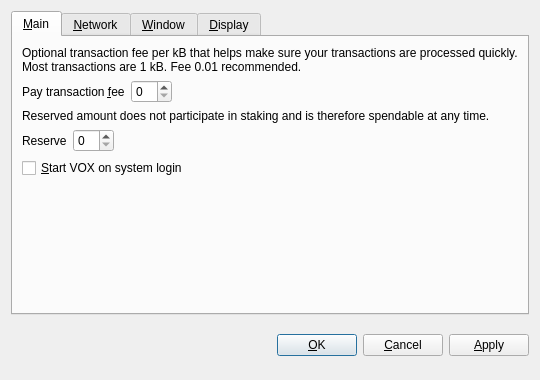
<?xml version="1.0" encoding="UTF-8"?>
<ui version="4.0">
 <class>OptionsDialog</class>
 <widget class="QDialog" name="OptionsDialog">
  <property name="geometry">
   <rect>
    <x>0</x>
    <y>0</y>
    <width>540</width>
    <height>380</height>
   </rect>
  </property>
  <property name="windowTitle">
   <string>Options</string>
  </property>
  <property name="styleSheet">
   <string notr="true">background-image: url(:/images/2s);</string>
  </property>
  <property name="modal">
   <bool>true</bool>
  </property>
  <layout class="QVBoxLayout" name="verticalLayout">
   <item>
    <widget class="QTabWidget" name="tabWidget">
     <property name="tabPosition">
      <enum>QTabWidget::North</enum>
     </property>
     <property name="currentIndex">
      <number>0</number>
     </property>
     <widget class="QWidget" name="tabMain">
      <attribute name="title">
       <string>&amp;Main</string>
      </attribute>
      <layout class="QVBoxLayout" name="verticalLayout_Main">
       <item>
        <widget class="QLabel" name="transactionFeeInfoLabel">
         <property name="text">
          <string>Optional transaction fee per kB that helps make sure your transactions are processed quickly. Most transactions are 1 kB. Fee 0.01 recommended.</string>
         </property>
         <property name="textFormat">
          <enum>Qt::PlainText</enum>
         </property>
         <property name="wordWrap">
          <bool>true</bool>
         </property>
        </widget>
       </item>
       <item>
        <layout class="QHBoxLayout" name="horizontalLayoutFee">
         <item>
          <widget class="QLabel" name="transactionFeeLabel">
           <property name="text">
            <string>Pay transaction &amp;fee</string>
           </property>
           <property name="textFormat">
            <enum>Qt::PlainText</enum>
           </property>
           <property name="buddy">
            <cstring>transactionFee</cstring>
           </property>
          </widget>
         </item>
         <item>
          <widget class="BitcoinAmountField" name="transactionFee"/>
         </item>
         <item>
          <spacer name="horizontalSpacerFee">
           <property name="orientation">
            <enum>Qt::Horizontal</enum>
           </property>
           <property name="sizeHint" stdset="0">
            <size>
             <width>40</width>
             <height>20</height>
            </size>
           </property>
          </spacer>
         </item>
        </layout>
       </item>
       <item>
        <widget class="QLabel" name="reserveBalanceInfoLabel">
         <property name="text">
          <string>Reserved amount does not participate in staking and is therefore spendable at any time.</string>
         </property>
         <property name="textFormat">
          <enum>Qt::PlainText</enum>
         </property>
         <property name="wordWrap">
          <bool>true</bool>
         </property>
        </widget>
       </item>
       <item>
        <layout class="QHBoxLayout" name="horizontalLayoutReserveBalance">
         <item>
          <widget class="QLabel" name="reserveBalanceLabel">
           <property name="text">
            <string>Reserve</string>
           </property>
           <property name="textFormat">
            <enum>Qt::PlainText</enum>
           </property>
           <property name="buddy">
            <cstring>reserveBalance</cstring>
           </property>
          </widget>
         </item>
         <item>
          <widget class="BitcoinAmountField" name="reserveBalance"/>
         </item>
         <item>
          <spacer name="horizontalSpacerReserveBalance">
           <property name="orientation">
            <enum>Qt::Horizontal</enum>
           </property>
           <property name="sizeHint" stdset="0">
            <size>
             <width>40</width>
             <height>20</height>
            </size>
           </property>
          </spacer>
         </item>
        </layout>
       </item>
       <item>
        <widget class="QCheckBox" name="bitcoinAtStartup">
         <property name="toolTip">
          <string>Automatically start VOX after logging in to the system.</string>
         </property>
         <property name="text">
          <string>&amp;Start VOX on system login</string>
         </property>
        </widget>
       </item>
       <item>
        <spacer name="verticalSpacer_Main">
         <property name="orientation">
          <enum>Qt::Vertical</enum>
         </property>
         <property name="sizeHint" stdset="0">
          <size>
           <width>20</width>
           <height>40</height>
          </size>
         </property>
        </spacer>
       </item>
      </layout>
     </widget>
     <widget class="QWidget" name="tabNetwork">
      <attribute name="title">
       <string>&amp;Network</string>
      </attribute>
      <layout class="QVBoxLayout" name="verticalLayout_Network">
       <item>
        <widget class="QCheckBox" name="mapPortUpnp">
         <property name="toolTip">
          <string>Automatically open the VOX client port on the router. This only works when your router supports UPnP and it is enabled.</string>
         </property>
         <property name="text">
          <string>Map port using &amp;UPnP</string>
         </property>
        </widget>
       </item>
       <item>
        <widget class="QCheckBox" name="connectSocks">
         <property name="toolTip">
          <string>Connect to the VOX network through a SOCKS proxy (e.g. when connecting through Tor).</string>
         </property>
         <property name="text">
          <string>&amp;Connect through SOCKS proxy:</string>
         </property>
        </widget>
       </item>
       <item>
        <layout class="QHBoxLayout" name="horizontalLayout_Network">
         <item>
          <widget class="QLabel" name="proxyIpLabel">
           <property name="text">
            <string>Proxy &amp;IP:</string>
           </property>
           <property name="textFormat">
            <enum>Qt::PlainText</enum>
           </property>
           <property name="buddy">
            <cstring>proxyIp</cstring>
           </property>
          </widget>
         </item>
         <item>
          <widget class="QValidatedLineEdit" name="proxyIp">
           <property name="maximumSize">
            <size>
             <width>140</width>
             <height>16777215</height>
            </size>
           </property>
           <property name="toolTip">
            <string>IP address of the proxy (e.g. 127.0.0.1)</string>
           </property>
          </widget>
         </item>
         <item>
          <widget class="QLabel" name="proxyPortLabel">
           <property name="text">
            <string>&amp;Port:</string>
           </property>
           <property name="textFormat">
            <enum>Qt::PlainText</enum>
           </property>
           <property name="buddy">
            <cstring>proxyPort</cstring>
           </property>
          </widget>
         </item>
         <item>
          <widget class="QLineEdit" name="proxyPort">
           <property name="maximumSize">
            <size>
             <width>55</width>
             <height>16777215</height>
            </size>
           </property>
           <property name="toolTip">
            <string>Port of the proxy (e.g. 9050)</string>
           </property>
          </widget>
         </item>
         <item>
          <widget class="QLabel" name="socksVersionLabel">
           <property name="text">
            <string>SOCKS &amp;Version:</string>
           </property>
           <property name="textFormat">
            <enum>Qt::PlainText</enum>
           </property>
           <property name="buddy">
            <cstring>socksVersion</cstring>
           </property>
          </widget>
         </item>
         <item>
          <widget class="QValueComboBox" name="socksVersion">
           <property name="toolTip">
            <string>SOCKS version of the proxy (e.g. 5)</string>
           </property>
          </widget>
         </item>
         <item>
          <spacer name="horizontalSpacer_Network">
           <property name="orientation">
            <enum>Qt::Horizontal</enum>
           </property>
           <property name="sizeHint" stdset="0">
            <size>
             <width>40</width>
             <height>20</height>
            </size>
           </property>
          </spacer>
         </item>
        </layout>
       </item>
       <item>
        <spacer name="verticalSpacer_Network">
         <property name="orientation">
          <enum>Qt::Vertical</enum>
         </property>
         <property name="sizeHint" stdset="0">
          <size>
           <width>20</width>
           <height>40</height>
          </size>
         </property>
        </spacer>
       </item>
      </layout>
     </widget>
     <widget class="QWidget" name="tabWindow">
      <attribute name="title">
       <string>&amp;Window</string>
      </attribute>
      <layout class="QVBoxLayout" name="verticalLayout_Window">
       <item>
        <widget class="QCheckBox" name="minimizeToTray">
         <property name="toolTip">
          <string>Show only a tray icon after minimizing the window.</string>
         </property>
         <property name="text">
          <string>&amp;Minimize to the tray instead of the taskbar</string>
         </property>
        </widget>
       </item>
       <item>
        <widget class="QCheckBox" name="minimizeOnClose">
         <property name="toolTip">
          <string>Minimize instead of exit the application when the window is closed. When this option is enabled, the application will be closed only after selecting Quit in the menu.</string>
         </property>
         <property name="text">
          <string>M&amp;inimize on close</string>
         </property>
        </widget>
       </item>
       <item>
        <spacer name="verticalSpacer_Window">
         <property name="orientation">
          <enum>Qt::Vertical</enum>
         </property>
         <property name="sizeHint" stdset="0">
          <size>
           <width>20</width>
           <height>40</height>
          </size>
         </property>
        </spacer>
       </item>
      </layout>
     </widget>
     <widget class="QWidget" name="tabDisplay">
      <attribute name="title">
       <string>&amp;Display</string>
      </attribute>
      <layout class="QVBoxLayout" name="verticalLayout_Display">
       <item>
        <layout class="QHBoxLayout" name="horizontalLayout_1_Display">
         <item>
          <widget class="QLabel" name="langLabel">
           <property name="text">
            <string>User Interface &amp;language:</string>
           </property>
           <property name="textFormat">
            <enum>Qt::PlainText</enum>
           </property>
           <property name="buddy">
            <cstring>lang</cstring>
           </property>
          </widget>
         </item>
         <item>
          <widget class="QValueComboBox" name="lang">
           <property name="toolTip">
            <string>The user interface language can be set here. This setting will take effect after restarting VOX.</string>
           </property>
          </widget>
         </item>
        </layout>
       </item>
       <item>
        <layout class="QHBoxLayout" name="horizontalLayout_2_Display">
         <item>
          <widget class="QLabel" name="unitLabel">
           <property name="text">
            <string>&amp;Unit to show amounts in:</string>
           </property>
           <property name="textFormat">
            <enum>Qt::PlainText</enum>
           </property>
           <property name="buddy">
            <cstring>unit</cstring>
           </property>
          </widget>
         </item>
         <item>
          <widget class="QValueComboBox" name="unit">
           <property name="toolTip">
            <string>Choose the default subdivision unit to show in the interface and when sending coins.</string>
           </property>
          </widget>
         </item>
        </layout>
       </item>
       <item>
        <widget class="QCheckBox" name="displayAddresses">
         <property name="toolTip">
          <string>Whether to show VOX addresses in the transaction list or not.</string>
         </property>
         <property name="text">
          <string>&amp;Display addresses in transaction list</string>
         </property>
        </widget>
       </item>
       <item>
        <widget class="QCheckBox" name="coinControlFeatures">
         <property name="toolTip">
          <string>Whether to show coin control features or not.</string>
         </property>
         <property name="text">
          <string>Display coin &amp;control features (experts only!)</string>
         </property>
        </widget>
       </item>
       <item>
        <spacer name="verticalSpacer_Display">
         <property name="orientation">
          <enum>Qt::Vertical</enum>
         </property>
         <property name="sizeHint" stdset="0">
          <size>
           <width>20</width>
           <height>40</height>
          </size>
         </property>
        </spacer>
       </item>
      </layout>
     </widget>
    </widget>
   </item>
   <item>
    <layout class="QHBoxLayout" name="horizontalLayout_Buttons">
     <item>
      <spacer name="horizontalSpacer_1">
       <property name="orientation">
        <enum>Qt::Horizontal</enum>
       </property>
       <property name="sizeHint" stdset="0">
        <size>
         <width>40</width>
         <height>48</height>
        </size>
       </property>
      </spacer>
     </item>
     <item>
      <widget class="QLabel" name="statusLabel">
       <property name="font">
        <font>
         <weight>75</weight>
         <bold>true</bold>
        </font>
       </property>
       <property name="text">
        <string/>
       </property>
       <property name="textFormat">
        <enum>Qt::PlainText</enum>
       </property>
       <property name="wordWrap">
        <bool>true</bool>
       </property>
      </widget>
     </item>
     <item>
      <spacer name="horizontalSpacer_2">
       <property name="orientation">
        <enum>Qt::Horizontal</enum>
       </property>
       <property name="sizeHint" stdset="0">
        <size>
         <width>40</width>
         <height>48</height>
        </size>
       </property>
      </spacer>
     </item>
     <item>
      <widget class="QPushButton" name="okButton">
       <property name="text">
        <string>&amp;OK</string>
       </property>
      </widget>
     </item>
     <item>
      <widget class="QPushButton" name="cancelButton">
       <property name="text">
        <string>&amp;Cancel</string>
       </property>
       <property name="autoDefault">
        <bool>false</bool>
       </property>
      </widget>
     </item>
     <item>
      <widget class="QPushButton" name="applyButton">
       <property name="text">
        <string>&amp;Apply</string>
       </property>
       <property name="autoDefault">
        <bool>false</bool>
       </property>
      </widget>
     </item>
    </layout>
   </item>
  </layout>
 </widget>
 <customwidgets>
  <customwidget>
   <class>BitcoinAmountField</class>
   <extends>QSpinBox</extends>
   <header>bitcoinamountfield.h</header>
   <container>1</container>
  </customwidget>
  <customwidget>
   <class>QValueComboBox</class>
   <extends>QComboBox</extends>
   <header>qvaluecombobox.h</header>
  </customwidget>
  <customwidget>
   <class>QValidatedLineEdit</class>
   <extends>QLineEdit</extends>
   <header>qvalidatedlineedit.h</header>
  </customwidget>
 </customwidgets>
 <resources/>
 <connections/>
</ui>
